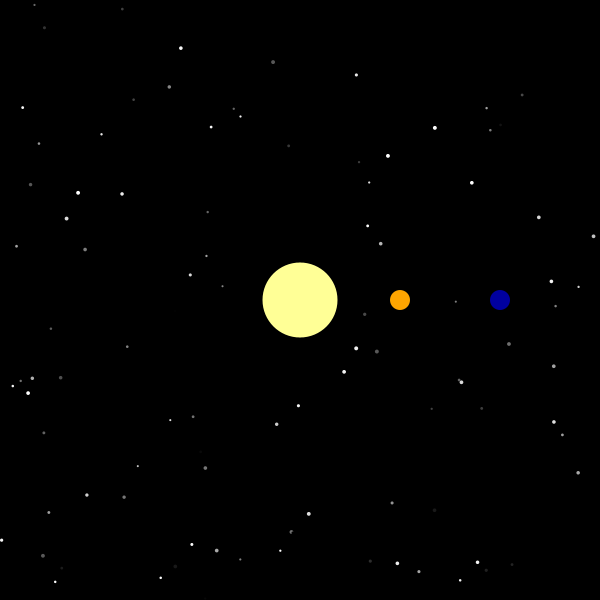
Frame 1 (no input)
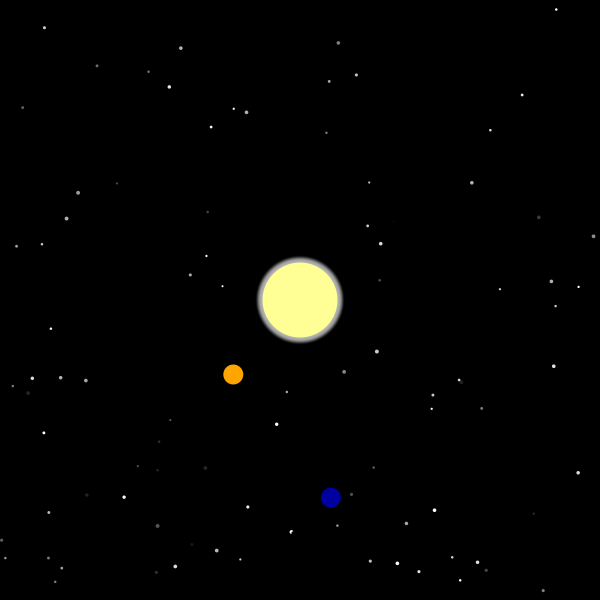
Frame 60 (the mouse pressed at the canvas centre just before this capture)
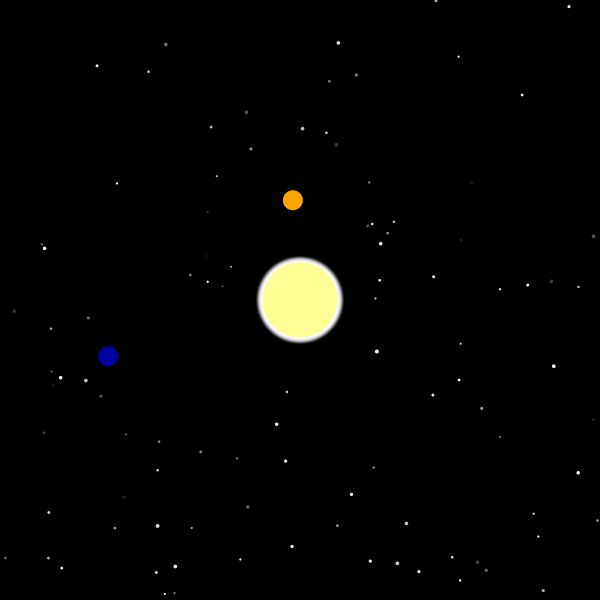
Frame 120 (the mouse held since frame 60 and released just before this capture)

The Processing sketch that drew these frames (run headless with seeded random() and noise(); from frame 60 on, the mouse is pressed at the canvas centre):

// Processing sketch: processing_176597
// ── processing_176597.pde

/* Based on the "Planets" project by Sarah Oh on OpenProcessing
The sun's glowing and the stars are entirely her work. 
(http://www.openprocessing.org/sketch/142720) */

int n=200; //store number of stars
int current_point = 0; 
float t, dt; //angle for oscillation of sun brightness
 Star[] stars = new Star[n]; //create array with n=200 stars
Planet[] planets = new Planet[3];//create array with 2 planets
MyPoint[] points = new MyPoint[5]; //create array with 5 stored points
int num_conjunctions = 0;
 
void setup() {
  size (600, 600);
  background(0);
  smooth();
  noStroke();
 
  //make loop up to length of stars array to create multiple stars
  for (int n=0; n<stars.length; n++) {
    stars[n] = new Star();
  }
  /* first number: the inner planet has an orbital radius of 100 units; the out planet has an orbital radius of 200 units
     fourth number: the ratio of their angular velocities (inner to outer) is 13/8, so they coincide at 5 points */
  planets[0] = new Planet(0, 20, 0, 0, random(250), random(250), random(250));
  planets[1] = new Planet(100, 20, 0, .039, 255, 165, 0);
  planets[2] = new Planet(200, 20, 0, .024, 0, 0, 160);
}
 
//class describing planets
class Planet {
  float d; //distance from sun
  float r; //size of planet
  float a; //angle planet makes with horizontal x axis
  float da; //angular velocity (change in angle)
  float R; //red
  float G; //green
  float B; //blue
  float x; // JMG
  float y; // JMG
  
  
  // initialize planet
  Planet (float d0, float r0, float a0, float da0, float R0, float G0, float B0) {
    d=d0;
    r=r0;
    a=a0;
    da=da0; 
    R=R0;
    G=G0;
    B=B0;
  }
 
  //draw ellipse with these colors and at position that depends on angle a and with size r
  void draw() {
    fill(R, G, B);
    ellipse(width/2+d*cos(a), height/2+d*sin(a), r, r);
  }
 
  //update angle with respect to horizontal x axis
  void update() {
    a+=da;
  }
  
  float getAngle() { return a; }   // JMG 
  float getX()     { return width/2+d*cos(a); }   // JMG 
  float getY()     { return height/2+d*sin(a); }   // JMG 
 
}

//class for points
class MyPoint{
  float x; //x and y coordinates of the outer planet
  float y;
  
  MyPoint(float x, float y){
    this.x = x;
    this.y = y;
  }
  
  float getX(){
    return x;
  }
  
  float getY(){
    return y;
  }
  
  String toString(){
    return "x is " + x + ", y is " + y + "\n";
  }
}
  
void draw() {
 
  background(0);
 
  //draw and update each star
  for (int n=0; n<stars.length; n++) {
    stars[n].update();
    stars[n].draw();
  }
   
  //draw sun's glow, oscillating brightness of area outside sun and use loop to create gradient for transparency
  for (float s=75; s<100; s++) {
    fill(sin(t)*255, 250*((90-s)/25));
    ellipse(width/2, height/2, s, s);         // JMG NOTE: the planet's x,y is calculated here
    dt=radians(0.03);
    t+=dt;
  }
 
  //draw and update each planet
  for (int i=0; i<planets.length; i++) {
    planets[i].draw();
    planets[i].update();
  }
  
  // draw an ellipse at each conjunction      // JMG
  fill(200, 0, 0);
  for (int i = 0; i < num_conjunctions; i++) 
    ellipse(points[i].getX(), points[i].getY(), 8, 8);
  
  // JMG add check for conjunction below
  float p0Angle, p1Angle, p2Angle;
  p0Angle = planets[0].getAngle();
  p1Angle = planets[1].getAngle();
  p2Angle = planets[2].getAngle();
  //since the angle just keeps increasing, this code sets both angles back to a 0-2pi scale to make in easier to find a conjunction
  float tempp1Angle, tempp2Angle;
  tempp1Angle = p1Angle % (2*PI); 
  tempp2Angle = p2Angle % (2*PI);
  // planets are considered to have conjunction if the difference in their angles is less than .0075 radians 
  float angleDif;
  angleDif = abs(tempp1Angle - tempp2Angle); 
  if (angleDif <= .0075 && current_point < 5) {    
    // once a conjunction is found, that point is stored as a function of the location of the outer planet
    println("conjunction found at", tempp1Angle);
    num_conjunctions += 1;
    // points[current_point] = new MyPoint(200*cos(p2Angle),200*sin(p2Angle)); 
    points[current_point] = new MyPoint(planets[2].getX(), planets[2].getY());    // JMG
    current_point+=1;
  }
  
  // the "if" statements below draw lines between the stored points and from the center of the sun through the planets' conjunction  
  if (current_point >= 1) {
    stroke(102,255,255);
    line(width/2,height/2,points[0].getX(),points[0].getY());
    stroke(0);
  }
  if (current_point >= 2) {
    stroke(255);
    line(points[0].getX(),points[0].getY(),points[1].getX(),points[1].getY());
    stroke(102,255,255);
    line(width/2,height/2,points[1].getX(),points[1].getY());
    stroke(0);
  }
  if (current_point >=3) {
    stroke(255);
    line(points[1].getX(),points[1].getY(),points[2].getX(),points[2].getY());
    stroke(102,255,255);
    line(width/2,height/2,points[2].getX(),points[2].getY());
    stroke(0);
  }
  if (current_point >= 4) {
    stroke(255);
    line(points[2].getX(),points[2].getY(),points[3].getX(),points[3].getY()); 
    stroke(102,255,255);
    line(width/2,height/2,points[3].getX(),points[3].getY());
    stroke(0);
  }
  if (current_point == 5) {
    stroke(255);
    line(points[3].getX(),points[3].getY(),points[4].getX(),points[4].getY());
    stroke(102,255,255);
    line(width/2,height/2,points[4].getX(),points[4].getY());
    stroke(0);
  }
  if (current_point == 5) {
    stroke(255);
    line(points[4].getX(),points[4].getY(),points[0].getX(),points[0].getY());
    stroke(0);
  }

    
        
   
  //draw the yellow part of the sun
  fill(255, 255, 150);
  ellipse(width/2, height/2, 75, 75);
 
}

//class describing what stars do
class Star {
  float x, y; //position
  float r; //radius
  float t, dt; //oscillation
 
  //initialize star at random coordinates, with these radii and frequencies of oscillating brightness
  Star() {
    x=random(width);
    y=random(height);
    r=random(2, 4);
    t=random(2*PI);
    dt=radians(random(0.1, 2));
  }

  //update the value inside sin() to change brightness between 0 and 255
  //(pt. 2 of assignment)
  void update () {
    t += dt;
  }
 
  //draw star
  void draw() {
    fill(255*sin(t));
    ellipse(x, y, r, r);
  }
}
